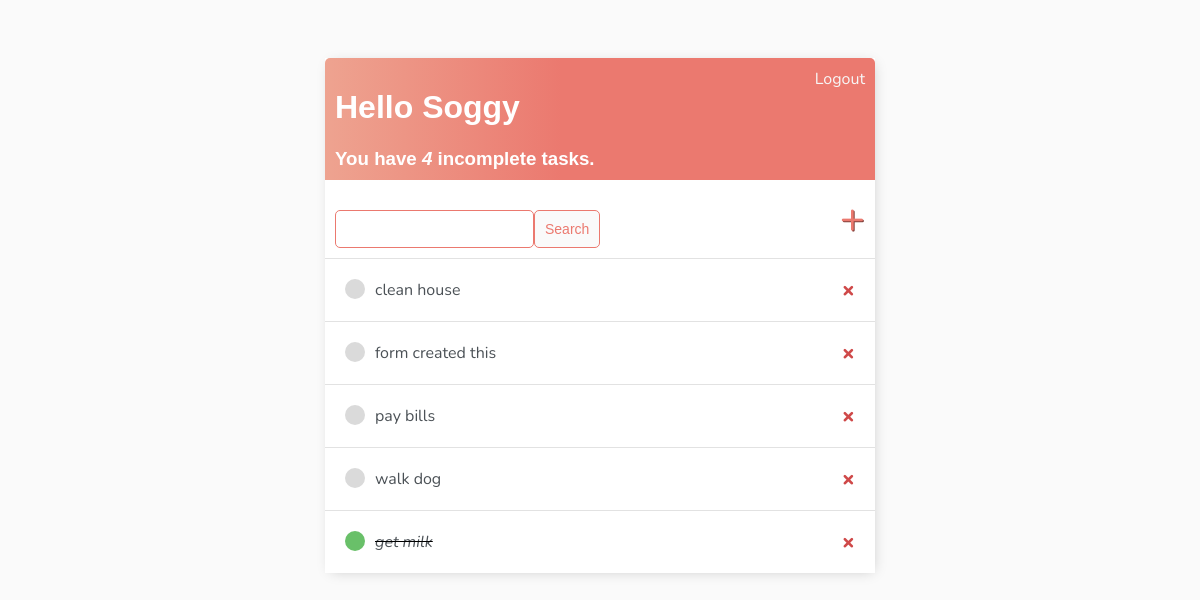
The app's page / (signed in) with its own data.
### base/models.py (models this page shows)
class Task(models.Model):
    user = models.ForeignKey(User, on_delete=models.CASCADE, null=True, blank=True)
    title = models.CharField(max_length=200)
    description = models.TextField(null=True, blank=True)
    complete = models.BooleanField(default=False)
    created = models.DateTimeField(auto_now_add=True)
    def __str__(self):
        return self.title
    class Meta:
        ordering = ['complete']

### base/views.py (the view)
# urls.py: path('', TaskList.as_view(), name="tasks"),
class TaskList(LoginRequiredMixin, ListView):
    model = Task
    context_object_name = 'tasks'
    def get_context_data(self, **kwargs):
        context = super().get_context_data(**kwargs)
        context['tasks'] = context['tasks'].filter(user=self.request.user)
        context['count'] = context['tasks'].filter(complete=False).count()
        search_input = self.request.GET.get('search-area') or ''
        if search_input:
            context['tasks'] = context['tasks'].filter(title__startswith=search_input)
        context['search_input'] = search_input
        return context

### base/templates/base/task_list.html
{% extends 'base/main.html' %} {% block content %}
<div class="header-bar">
  <div>
    <h1>Hello {{ request.user|title }}</h1>
    <h3 style="margin: 0">
      You have <i>{{ count }}</i> incomplete task{{count|pluralize:"s"}}.
    </h3>
  </div>
  {% if request.user.is_authenticated %}
  <a href="{% url 'logout' %}">Logout</a>
  {% else %}
  <a href="{% url 'login' %}">Login</a>
  {% endif %}
</div>
<div id="search-add-wrapper">
  <form action="" method="GET" style="margin-top: 20px; display: flex">
    <input type="text" name="search-area" value="{{ search_input }}" />
    <input class="button" type="submit" value="Search" />
  </form>
  <a id="add-link" href="{% url 'task-create' %}">&#x2b;</a>
</div>
<div class="task-item-wrapper">
  {% for task in tasks %}
  <div class="task-wrapper">
    {% if task.complete %}
    <div class="task-title">
      <div class="task-complete-icon"></div>
      <i
        ><s><a href="{% url 'task-update' task.id %}">{{ task }}</a></s></i
      >
    </div>
    <a class="delete-link" href="{% url 'task-delete' task.id %}">&#215;</a>
    {% else %}
    <div class="task-title">
      <div class="task-incomplete-icon"></div>
      <a href="{% url 'task-update' task.id %}">{{ task }}</a>
    </div>
    <a class="delete-link" href="{% url 'task-delete' task.id %}">&#215;</a>
    {% endif %}
  </div>
  {% empty %}
  <h3>No items in list</h3>
  {% endfor %}
</div>
{% endblock %}

### base/templates/base/main.html (style rules this page uses)
body { background-color: #fafafa; font-family: "Nunito", sans-serif; padding-top: 50px; }
h1, h2, h3, h4, h5, h6 { font-family: "Raleway", sans-serif; }
.header-bar { display: flex; justify-content: space-between; color: #ffffff; padding: 10px; border-radius: 5px 5px 0 0; background: linear-gradient( 90deg, #eea390 0%, #eb796f 43%, #eb796f 100% ); }
.header-bar a { color: rgb(247, 247, 247); text-decoration: none; }
.task-wrapper { display: flex; align-items: center; justify-content: space-between; padding: 20px; background-color: #ffffff; border-top: 1px solid rgb(226, 226, 226); }
.task-title { display: flex; }
.task-title a { text-decoration: none; color: #4b5156; margin-left: 10px; }
.task-complete-icon { height: 20px; width: 20px; background-color: rgb(105, 192, 105); border-radius: 50%; }
.task-incomplete-icon { height: 20px; width: 20px; background-color: rgb(218, 218, 218); border-radius: 50%; }
.delete-link { text-decoration: none; font-weight: 900; color: #cf4949; font-size: 22px; line-height: 0; }
#search-add-wrapper { display: flex; justify-content: space-between; align-items: center; padding: 10px; }
#add-link { color: #eb796f; text-decoration: none; font-size: 42px; text-shadow: 1px 1px #81413b; }
input[type="text"], input[type="password"], textarea { border: 1px solid #eb796f; border-radius: 5px; padding: 10px; width: 90%; }
.button { border: 1px solid #eb796f; background-color: #fafafa; color: #eb796f; padding: 10px; font-size: 14px; border-radius: 5px; cursor: pointer; text-decoration: none; }

### records on screen
Task: title "clean house"
Task: title "form created this"
Task: title "pay bills"
Task: title "walk dog"
Task: title "get milk"

### other values on screen
{{ request.user|title }} "Soggy"
{{ count }} "4"
